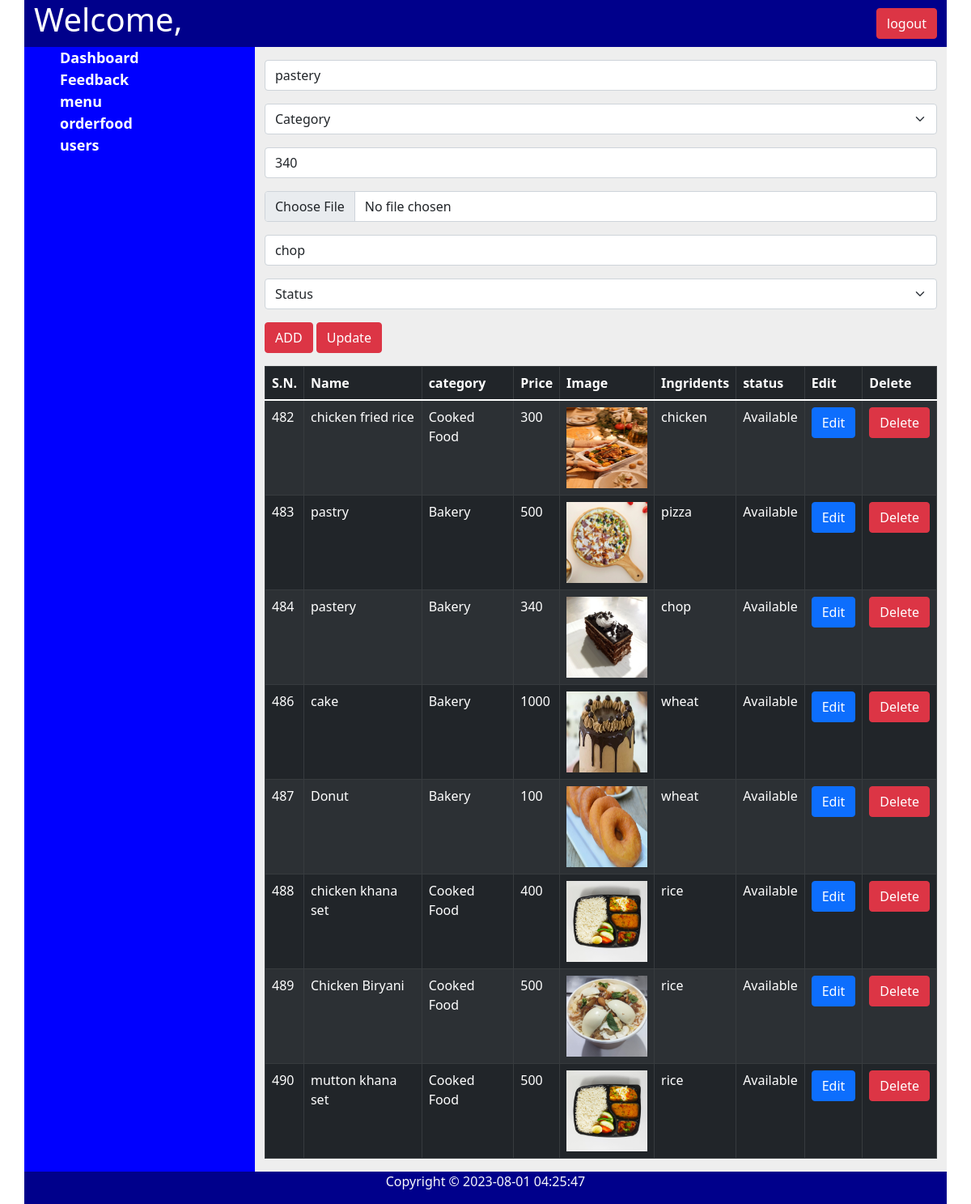
The app's page /admin/menu.php?eid=484 with its own data.
### tables this page shows
CREATE TABLE `menu` (
  `id` int(11) NOT NULL,
  `Name` varchar(200) NOT NULL,
  `category` enum('Cooked Food','Bakery','','') NOT NULL,
  `Price` int(100) NOT NULL,
  `Image` varchar(100) NOT NULL,
  `Ingridents` varchar(200) NOT NULL,
  `Status` enum('Available','Not Available','','') NOT NULL
);

### admin/class/Connection.php (called while the page is built, shortened)
<?php
class Connection
{
	private $host;
	private $user;
	private $password;
	private $database;
	private $connect;
	function __construct()
	{
		$this->host = 'localhost';
		$this->user = 'root';
		$this->password = '';
		$this->database = 'food-order';
	}
	function getConnection()
	{
		$this->connect = new mysqli($this->host, $this->user,
								$this->password, $this->database);
		return $this->connect;
	}
	function getData($qry)
	{
		$result = [];
		$data = $this->connect->query($qry);
		while($row = $data->fetch_assoc()) {
			$result[] = $row;
		}
		return $result;
	}
}

### admin/class/menu.php (called while the page is built, shortened)
<?php
require_once 'Connection.php';
class Menu
{
	private $conn;
	function __construct()
	{
		$this->conn = new Connection();
	}
	public function selectMenu(){
		$qry = "SELECT * FROM menu";
		return $this->conn->getData($qry);
	}
	public function selectSingleMenu($id){
		$qry = "SELECT * FROM menu WHERE id = $id";
		return $this->conn->getData($qry);
	}
}

### admin/menu.php (the view, shortened to what this page needs)
<?php
require_once 'class/menu.php';
$san = New menu;
$data = $san->selectMenu();
if(isset($_GET['eid']))
  {
    $selected = $san->selectSingleMenu($_GET['eid']);
  }
?>
<!doctype html>
<html lang="en">
<head>
    <link href="https://cdn.jsdelivr.net/npm/bootstrap@5.1.3/dist/css/bootstrap.min.css" rel="stylesheet">
    <link rel="stylesheet" href="css/cms_css.css" />
</head>
<body>
    <div class="container">
        <?php include 'header.php'; ?>
        <div class="row">
            <?php include 'nav.php'; ?>
            <section class="col-md-9">
                <form method="post" enctype="multipart/form-data">
                    <div class="mb-3 mt-3">
                        <input type="text" placeholder="Name" class="form-control  " name="name" value="<?php if(isset($_GET['eid'])){ echo $selected[0]['Name']; } ?>">
                    </div>
                    <div class="mb-3">
                        <select class="form-select" aria-label="Default select example" name="category" value="<?php if(isset($_GET['eid'])){ echo $selected[0]['category']; } ?>">
                                <option selected>Category</option>
                        </select>
                    </div>
                    <div class="mb-3">
                        <input type="number" placeholder="Price" class="form-control" name="price" value="<?php if(isset($_GET['eid'])){ echo $selected[0]['Price']; } ?>">
                    </div>
                    <div class="mb-3">
                        <input type="file" placeholder="Image" class="form-control mb-3" name="file" value="<?php if(isset($_GET['eid'])){ echo $selected[0]['Image']; } ?>">
                    </div>
                    <div class="mb-3">
                        <input type="text" placeholder="Ingridents" class="form-control mb-3" name="ingridents" value="<?php if(isset($_GET['eid'])){ echo $selected[0]['Ingridents']; } ?>">
                    </div>
                    <div class="mb-3">
                        <select class="form-select" aria-label="Default select example" name="status" value="<?php if(isset($_GET['eid'])){ echo $selected[0]['Status']; } ?>">
                            <option selected>Status</option>
                        </select>
                    </div>
                    <div>
                        <input type="submit" name="btn-add" value="ADD" class="btn btn-danger  ">
                        <input type="submit" name="btn-update" value="Update" class="btn btn-danger">
                    </div>
                </form>
                <div>
                    <div class="table-responsive">
                        <table class="table table-striped table-bordered table-dark  mt-3" id="myTable">
                            <thead>
                                <tr>
                                    <th>S.N.</th>
                                    <th>Name</th>
                                    <th>category</th>
                                    <th>Price</th>
                                    <th>Image</th>
                                    <th>Ingridents</th>
                                    <th>status</th>
                                    <th>Edit</th>
                                    <th>Delete</th>
                                </tr>
                            </thead>
                            <tbody>
                                <?php
                                foreach ($data as $dt) {
                                    echo "<tr>
						<td>" . $dt['id'] . "</td>
						<td>" . $dt['Name'] . "</td>
						<td>" . $dt['category'] . "</td>
						<td>" . $dt['Price'] . "</td>
						<td> <img src='media/" . $dt['Image'] . "' style='height:100px; width:100px;'></td>
						<td>" . $dt['Ingridents'] . "</td>
						<td>" . $dt['Status'] . "</td>
						<td><a href='menu.php?eid=" . $dt['id'] . "' class='btn btn-primary'>Edit</a></td>
						<td><a href='menu.php?did=" . $dt['id'] . "' class='btn btn-danger' onclick='return confirm(&quot;Are you sure?&quot;)'>Delete</a></td>
					</tr>";
                                }
                                ?>
                            </tbody>
                        </table>
                    </div>
                </div>
            </section>
        </div>
        <?php include 'footer.php'; ?>
    </div>
</body>
</html>

### admin/css/cms_css.css (style rules this page uses)
section { background: #eeeeee; min-height: 500px; }

### records on screen
menu: name "pastery", category "Category", price "340", ingridents "chop", status "Status", id "484", Name "pastery", category "Bakery", Price "340", Image (picture), Ingridents "chop", Status "Available"
menu: id "482", Name "chicken fried rice", category "Cooked Food", Price "300", Image (picture), Ingridents "chicken", Status "Available"
menu: id "483", Name "pastry", category "Bakery", Price "500", Image (picture), Ingridents "pizza", Status "Available"
menu: id "486", Name "cake", category "Bakery", Price "1000", Image (picture), Ingridents "wheat", Status "Available"
menu: id "487", Name "Donut", category "Bakery", Price "100", Image (picture), Ingridents "wheat", Status "Available"
menu: id "488", Name "chicken khana set", category "Cooked Food", Price "400", Image (picture), Ingridents "rice", Status "Available"
menu: id "489", Name "Chicken Biryani", category "Cooked Food", Price "500", Image (picture), Ingridents "rice", Status "Available"
menu: id "490", Name "mutton khana set", category "Cooked Food", Price "500", Image (picture), Ingridents "rice", Status "Available"
